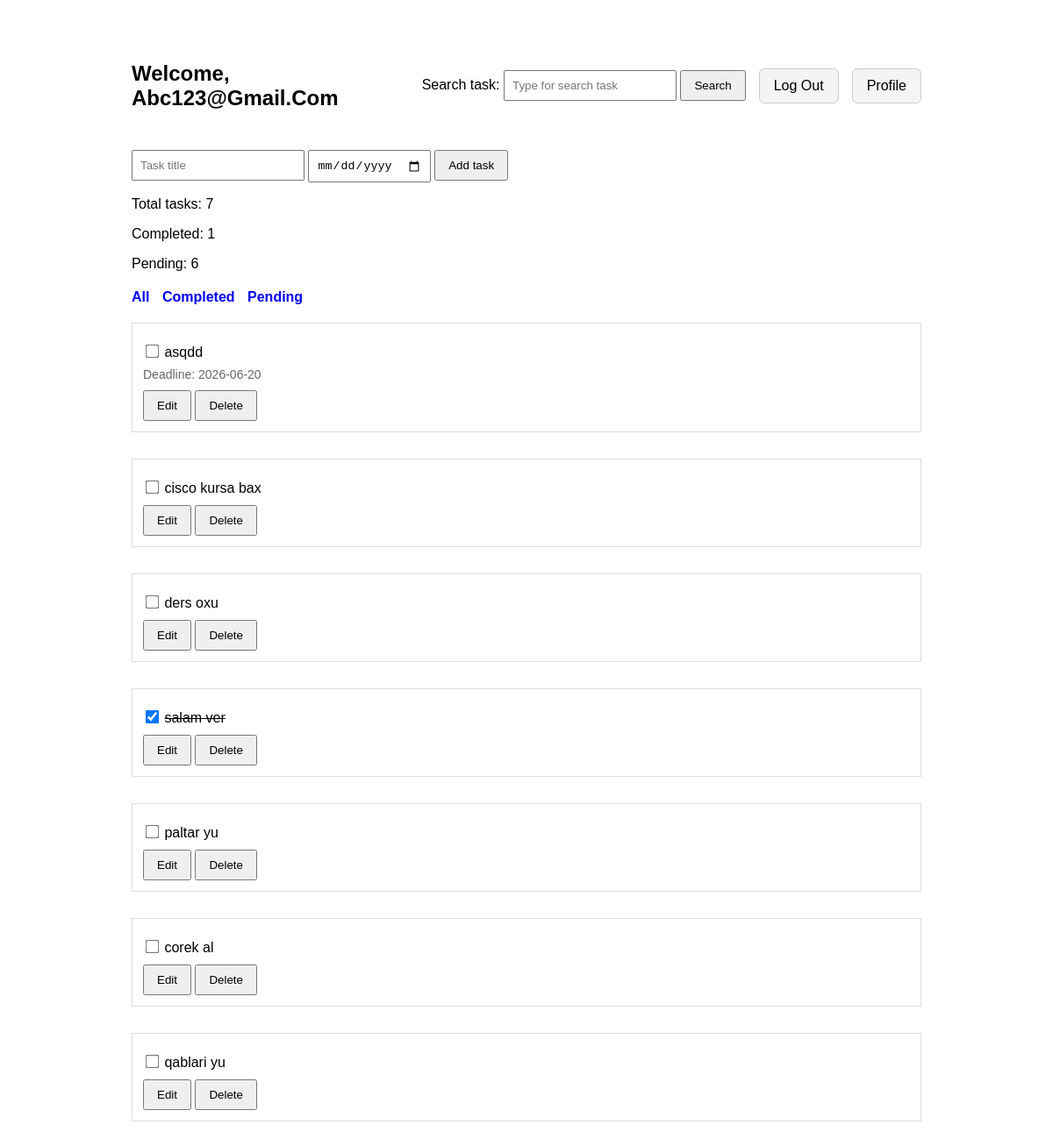
Page /welcome (signed in) on the earlier database version.
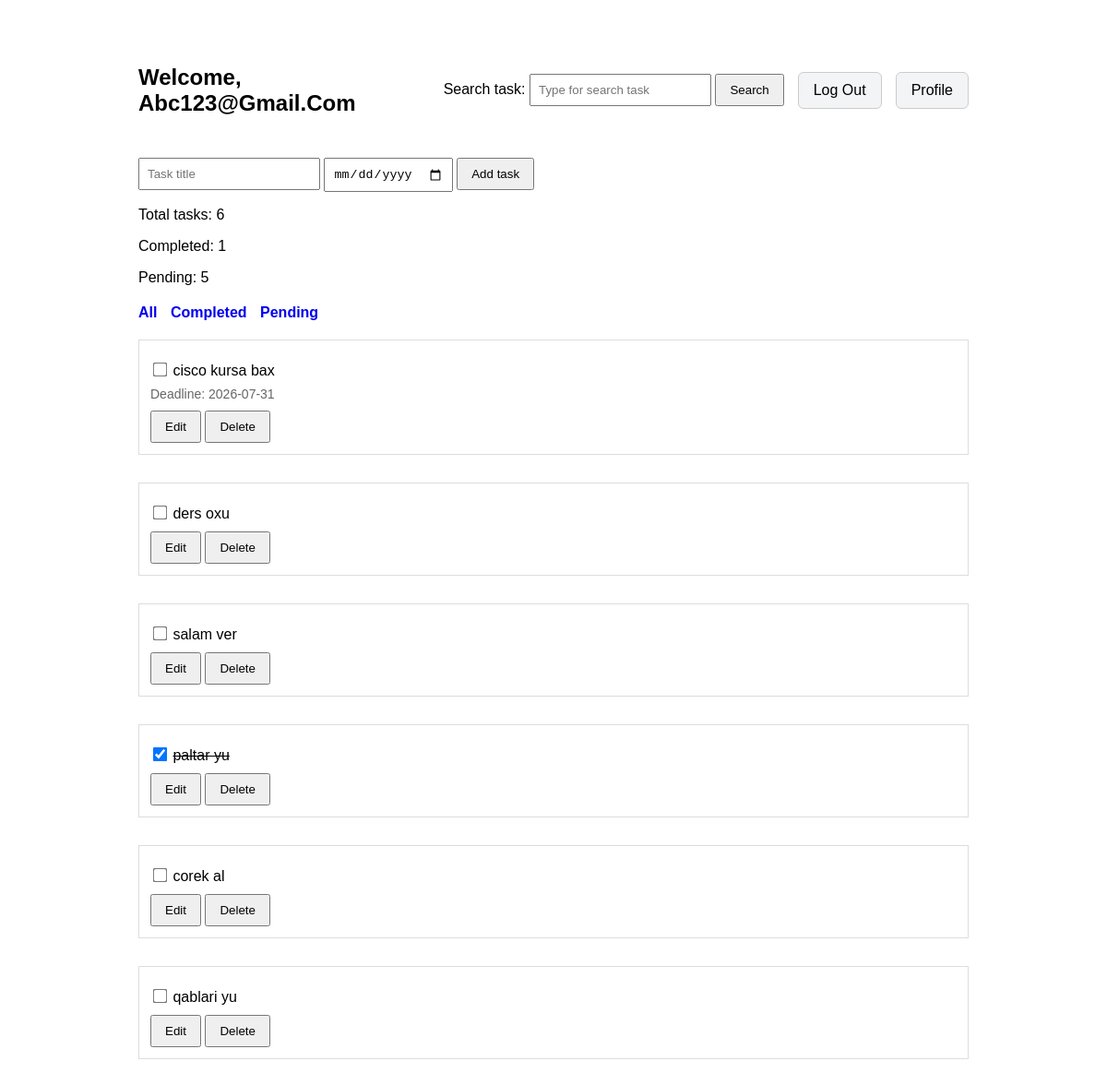
Same page on the later database version.
### ToDoAPI/models.py (models this page shows, shortened)
class Todo(models.Model):
    user = models.ForeignKey(User, on_delete=models.CASCADE)
    title = models.CharField(max_length=255)
    completed = models.BooleanField(default=False)
    created_at = models.DateTimeField(auto_now_add=True)
    deadline = models.DateField(null=True, blank=True)

### ToDoAPI/views.py (the view, shortened to what this page needs)
# urls.py: path('welcome', views.welcome, name='welcome'),
@login_required
def welcome(request):
    todos = Todo.objects.filter(user=request.user).order_by('-created_at')
    search = request.GET.get("search")
    if search:
        search = search.strip()
        todos = todos.filter(title__icontains=search)
    else:
        search=""
    filter_type = request.GET.get("filter", "")
    if filter_type:
        if filter_type == "pending":
            todos = todos.filter(completed=False)
        elif filter_type == "completed":
            todos = todos.filter(completed=True)
    total = todos.count()
    c_count = todos.filter(completed=True).count()
    u_count = todos.filter(completed=False).count()
    return render(request, 'ToDoAPI/welcome.html', {"todos" : todos, "total" : total, "completed" : c_count, "uncompleted" : u_count, "search" : search, "filter_type" : filter_type})

### ToDoAPI/templates/ToDoAPI/welcome.html (shortened to what this page needs)
<!DOCTYPE html>
<html lang="en">
<head>
    {% load static %}
    <link rel="stylesheet" href="{% static 'ToDoAPI/style2.css' %}">
</head>
<body>
    <nav>
        <h1>Welcome, {{ request.user.username|title }}</h1>
        <div>
            <form method="GET">
                <label>Search task:</label>
                <input type="text" name="search" placeholder="Type for search task" value="{{ search }}">
                <button type="submit">Search</button>
            </form>
        </div>
        <a href="{% url 'logout' %}" class="nav-btn">Log Out</a>
        <a href="{% url 'profile' %}" class="nav-btn">Profile</a>
    </nav>
    <form method="post">
        <input type="text" name="title" required placeholder="Task title">
        <input type="date" name="deadline" min="{% now 'Y-m-d' %}">
        <button type="submit">Add task</button>
    </form>
    <p>Total tasks: {{ total }}</p>
    <p>Completed: {{ completed }}</p>
    <p>Pending: {{ uncompleted }}</p>
    <div class="filter-btn">
        <form method="GET">
            <a href="{% url 'welcome' %}?filter=all&search={{ search }}">All</a>
            <a href="{% url 'welcome' %}?filter=completed&search={{ search }}">Completed</a>
            <a href="{% url 'welcome' %}?filter=pending&search={{ search }}">Pending</a>
        </form>
    </div>
    <ul>
        {% for todo in todos %}
        {% if todo.id == editing_id %}
            <li id="todo-{{ todo.id }}">
                <form method="post" action="{% url 'edit' todo.id %}" class="edit-form">
                    {% csrf_token %}
                    <input type="hidden" name="next" value="/welcome?search={{ search }}&filter={{ filter_type }}">
                    <input value="{{ todo.title }}" name="new_todo" required>
                    <input type="date" name="new_deadline" value="{{ todo.deadline|date:'Y-m-d' }}" min="{% now 'Y-m-d' %}">
                    {% if todo.deadline %}
                        <button type="submit" name="remove_deadline">Remove Deadline</button>
                    {% endif %}
                    <div class="edit-buttons">
                        <button type="submit">Save</button>
                        <a href="{% url 'welcome' %}?search={{ search }}&filter={{ filter_type }}">
                            <button>Cancel</button>
                        </a>
                    </div>
                </form>
            </li>
        {% else%}
        <li id="todo-{{ todo.id }}">
            <div>
                <form method="post" action="{% url 'toggle' todo.id %}">
                    <input type="checkbox" name="completed" onchange="this.form.submit();"
                    {% if todo.completed %}
                    checked
                    {% endif %}>
                    <span
                    {% if todo.completed %}
                    style="text-decoration: line-through;"
                    {% endif %}>
                        {{ todo.title }}
                    </span>
                    {% if todo.deadline %}
                        <div>
                            <span class="todo-deadline">
                                Deadline: {{ todo.deadline|date:"Y-m-d" }}
                            </span>
                        </div>
                    {% endif %}
                </form>
            </div>
            <div>
                <a href="{% url 'edit' todo.id %}?search={{ search }}&filter={{ filter_type }}">
                    <button>Edit</button>
                </a>
                <form method="post" action="{% url 'delete' todo.id %}">
                    <button type="submit" name="delete">Delete</button>
                </form>
            </div>
        </li>
        {% endif %}
        {% endfor %}
    </ul>
</body>
</html>

### ToDoAPI/static/ToDoAPI/style2.css (style rules this page uses)
body { max-width: 900px; margin: 30px auto; padding: 20px; font-family: Arial, sans-serif; }
nav { display: flex; align-items: center; gap: 15px; flex-wrap: wrap; margin-bottom: 25px; }
nav h1 { flex: 1; }
button { padding: 8px 14px; cursor: pointer; }
input[type="text"], input[type="date"] { padding: 8px; }
.filter-btn { margin: 20px 0; }
.filter-btn a { margin-right: 10px; text-decoration: none; font-weight: bold; }
ul { list-style: none; padding: 0; }
li { border: 1px solid #ddd; padding: 12px; margin-bottom: 30px; align-items: center; gap: 10px; flex-wrap: wrap; }
li > div { margin-top: 10px; }
li form { display: inline; }
span { margin-right: 5px; }
input[type="checkbox"] { transform: scale(1.2); }
a { text-decoration: none; }
.todo-deadline { display: block; margin-top: 8px; color: #666; font-size: 14px; }
.nav-btn { display: inline-block; padding: 10px 16px; background: #f3f4f6; border: 1px solid #ccc; text-decoration: none; color: black; border-radius: 6px; }

Differences in the rows shown:
removed Todo: title "asqdd", deadline "2026-06-20"
changed Todo "cisco kursa bax": deadline (not shown) → "2026-07-31"
changed Todo "salam ver": completed "☑" → "☐"
changed Todo "paltar yu": completed "☐" → "☑"
Other differences:
{{ total }}: "7" → "6"
{{ uncompleted }}: "6" → "5"
